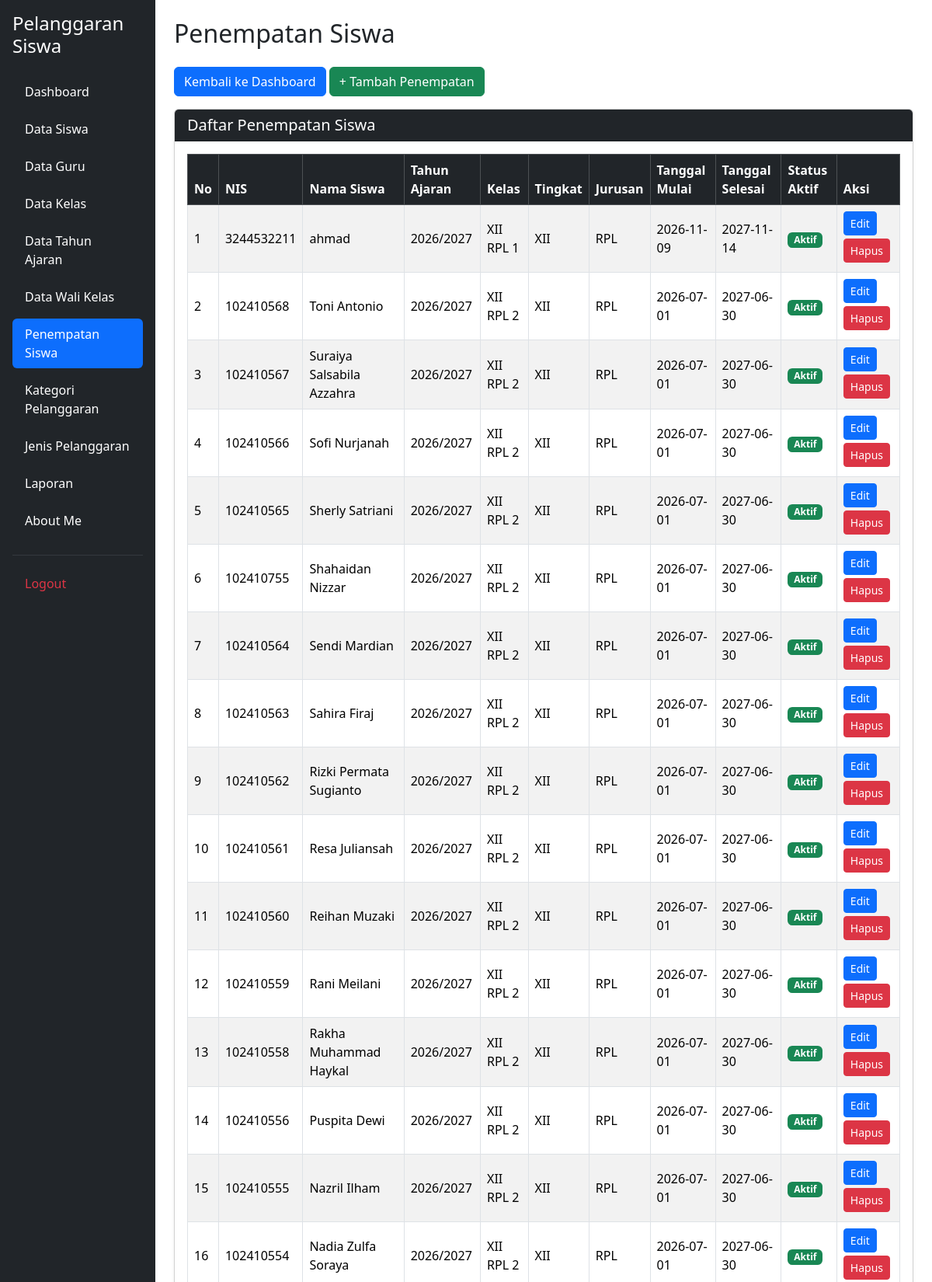
/penempatan_siswa.php (signed in, upper part), run on the app's committed database.
### tables this page shows
CREATE TABLE `t_kelas_siswa` (
  `id` int(11) NOT NULL,
  `siswa_id` int(11) DEFAULT NULL,
  `tahun_ajaran_id` int(11) DEFAULT NULL,
  `kelas_id` int(11) DEFAULT NULL,
  `tanggal_mulai` date NOT NULL,
  `tanggal_selesai` date NOT NULL,
  `status_aktif` tinyint(1) NOT NULL,
  `created_at` timestamp NOT NULL DEFAULT current_timestamp(),
  `updated_at` timestamp NOT NULL DEFAULT current_timestamp()
);

CREATE TABLE `t_siswa` (
  `id` int(11) NOT NULL,
  `nis` varchar(10) DEFAULT NULL,
  `nisn` varchar(10) NOT NULL,
  `nama` varchar(150) DEFAULT NULL,
  `jenis_kelamin` char(1) NOT NULL,
  `tanggal_lahir` date NOT NULL,
  `alamat` text NOT NULL,
  `status_aktif` tinyint(1) NOT NULL,
  `created_at` timestamp NOT NULL DEFAULT current_timestamp(),
  `updated_at` timestamp NOT NULL DEFAULT current_timestamp()
);

CREATE TABLE `t_tahun_ajaran` (
  `id` int(11) NOT NULL,
  `nama` varchar(20) DEFAULT NULL,
  `tanggal_mulai` date NOT NULL,
  `tanggal_selesai` date NOT NULL,
  `status_aktif` tinyint(1) NOT NULL,
  `created_at` timestamp NOT NULL DEFAULT current_timestamp(),
  `updated_at` timestamp NOT NULL DEFAULT current_timestamp()
);

CREATE TABLE `t_kelas` (
  `id` int(11) NOT NULL,
  `nama` varchar(100) DEFAULT NULL,
  `tingkat` varchar(20) NOT NULL,
  `jurusan` varchar(100) NOT NULL,
  `status_aktif` tinyint(1) NOT NULL,
  `created_at` timestamp NOT NULL DEFAULT current_timestamp(),
  `updated_at` timestamp NOT NULL DEFAULT current_timestamp()
);

### penempatan_siswa.php (the view, shortened to what this page needs)
<?php
include 'config/koneksi.php';
$sql = "SELECT
            ks.id,
            s.id AS siswa_id,
            s.nis,
            s.nama AS nama_siswa,
            s.status_aktif AS status_siswa,
            ta.nama AS tahun_ajaran,
            k.nama AS nama_kelas,
            k.tingkat,
            k.jurusan,
            ks.tanggal_mulai,
            ks.tanggal_selesai,
            CASE
                WHEN s.status_aktif = 0 THEN 0
                ELSE ks.status_aktif
            END AS status_aktif
        FROM t_kelas_siswa ks
        LEFT JOIN t_siswa s
            ON ks.siswa_id = s.id
        LEFT JOIN t_tahun_ajaran ta
            ON ks.tahun_ajaran_id = ta.id
        LEFT JOIN t_kelas k
            ON ks.kelas_id = k.id
        ORDER BY ks.id DESC";
$hasil = mysqli_query($koneksi, $sql);
?>
<!DOCTYPE html>
<html lang="id">
<head>
    <link href="https://cdn.jsdelivr.net/npm/bootstrap@5.3.8/dist/css/bootstrap.min.css" rel="stylesheet">
    <link href="https://cdn.datatables.net/2.3.4/css/dataTables.bootstrap5.min.css" rel="stylesheet">
</head>
<body>
<div class="container-fluid">
    <div class="row">
        <?php include 'layout/sidebar.php'; ?>
        <main class="col-md-9 col-lg-10 p-4">
            <h2 class="mb-4">Penempatan Siswa</h2>
            <div class="mb-3">
                <a href="dashboard.php" class="btn btn-primary">
                    Kembali ke Dashboard
                </a>
                <a href="tambah_penempatan_siswa.php" class="btn btn-success">
                    + Tambah Penempatan
                </a>
            </div>
            <div class="card shadow-sm">
                <div class="card-header bg-dark text-white">
                    <h5 class="mb-0">Daftar Penempatan Siswa</h5>
                </div>
                <div class="card-body table-responsive">
                    <table id="tabelPenempatan"
                           class="table table-bordered table-striped table-hover align-middle">
                        <thead class="table-dark">
                            <tr>
                                <th>No</th>
                                <th>NIS</th>
                                <th>Nama Siswa</th>
                                <th>Tahun Ajaran</th>
                                <th>Kelas</th>
                                <th>Tingkat</th>
                                <th>Jurusan</th>
                                <th>Tanggal Mulai</th>
                                <th>Tanggal Selesai</th>
                                <th>Status Aktif</th>
                                <th>Aksi</th>
                            </tr>
                        </thead>
                        <tbody>
                        <?php
                        $no = 1;
                        while ($row = mysqli_fetch_assoc($hasil)) {
                        ?>
                            <tr>
                                <td><?= $no++; ?></td>
                                <td><?= htmlspecialchars($row['nis'] ?? '-'); ?></td>
                                <td><?= htmlspecialchars($row['nama_siswa'] ?? '-'); ?></td>
                                <td><?= htmlspecialchars($row['tahun_ajaran'] ?? '-'); ?></td>
                                <td><?= htmlspecialchars($row['nama_kelas'] ?? '-'); ?></td>
                                <td><?= htmlspecialchars($row['tingkat'] ?? '-'); ?></td>
                                <td><?= htmlspecialchars($row['jurusan'] ?? '-'); ?></td>
                                <td><?= htmlspecialchars($row['tanggal_mulai'] ?? '-'); ?></td>
                                <td><?= htmlspecialchars($row['tanggal_selesai'] ?? '-'); ?></td>
                                <td>
                                    <?php if ((int)$row['status_aktif'] === 1) { ?>
                                        <span class="badge bg-success">
                                            Aktif
                                        </span>
                                    <?php } else { ?>
                                        <span class="badge bg-danger">
                                            Tidak Aktif
                                        </span>
                                    <?php } ?>
                                </td>
                                <td>
                                    <a href="edit_penempatan_siswa.php?id=<?= (int)$row['id']; ?>"
                                       class="btn btn-primary btn-sm mb-1">
                                        Edit
                                    </a>
                                    <a href="hapus_penempatan_siswa.php?id=<?= (int)$row['id']; ?>"
                                       class="btn btn-danger btn-sm mb-1"
                                       onclick="return confirm('Yakin ingin menghapus penempatan siswa ini?')">
                                        Hapus
                                    </a>
                                </td>
                            </tr>
                        <?php } ?>
                        </tbody>
                    </table>
                </div>
            </div>
        </main>
    </div>
</div>
</body>
</html>

### data on the page
t_kelas_siswa: siswa.nis "3244532211", siswa.nama "ahmad", tahun_ajaran.nama "2026/2027", kelas.nama "XII RPL 1", kelas.tingkat "XII", kelas.jurusan "RPL", tanggal_mulai "2026-11-09", tanggal_selesai "2027-11-14"
t_kelas_siswa: siswa.nis "102410568", siswa.nama "Toni Antonio", tahun_ajaran.nama "2026/2027", kelas.nama "XII RPL 2", kelas.tingkat "XII", kelas.jurusan "RPL", tanggal_mulai "2026-07-01", tanggal_selesai "2027-06-30"
t_kelas_siswa: siswa.nis "102410567", siswa.nama "Suraiya Salsabila Azzahra", tahun_ajaran.nama "2026/2027", kelas.nama "XII RPL 2", kelas.tingkat "XII", kelas.jurusan "RPL", tanggal_mulai "2026-07-01", tanggal_selesai "2027-06-30"
t_kelas_siswa: siswa.nis "102410566", siswa.nama "Sofi Nurjanah", tahun_ajaran.nama "2026/2027", kelas.nama "XII RPL 2", kelas.tingkat "XII", kelas.jurusan "RPL", tanggal_mulai "2026-07-01", tanggal_selesai "2027-06-30"
t_kelas_siswa: siswa.nis "102410565", siswa.nama "Sherly Satriani", tahun_ajaran.nama "2026/2027", kelas.nama "XII RPL 2", kelas.tingkat "XII", kelas.jurusan "RPL", tanggal_mulai "2026-07-01", tanggal_selesai "2027-06-30"
t_kelas_siswa: siswa.nis "102410755", siswa.nama "Shahaidan Nizzar", tahun_ajaran.nama "2026/2027", kelas.nama "XII RPL 2", kelas.tingkat "XII", kelas.jurusan "RPL", tanggal_mulai "2026-07-01", tanggal_selesai "2027-06-30"
t_kelas_siswa: siswa.nis "102410564", siswa.nama "Sendi Mardian", tahun_ajaran.nama "2026/2027", kelas.nama "XII RPL 2", kelas.tingkat "XII", kelas.jurusan "RPL", tanggal_mulai "2026-07-01", tanggal_selesai "2027-06-30"
t_kelas_siswa: siswa.nis "102410563", siswa.nama "Sahira Firaj", tahun_ajaran.nama "2026/2027", kelas.nama "XII RPL 2", kelas.tingkat "XII", kelas.jurusan "RPL", tanggal_mulai "2026-07-01", tanggal_selesai "2027-06-30"
t_kelas_siswa: siswa.nis "102410562", siswa.nama "Rizki Permata Sugianto", tahun_ajaran.nama "2026/2027", kelas.nama "XII RPL 2", kelas.tingkat "XII", kelas.jurusan "RPL", tanggal_mulai "2026-07-01", tanggal_selesai "2027-06-30"
t_kelas_siswa: siswa.nis "102410561", siswa.nama "Resa Juliansah", tahun_ajaran.nama "2026/2027", kelas.nama "XII RPL 2", kelas.tingkat "XII", kelas.jurusan "RPL", tanggal_mulai "2026-07-01", tanggal_selesai "2027-06-30"
t_kelas_siswa: siswa.nis "102410560", siswa.nama "Reihan Muzaki", tahun_ajaran.nama "2026/2027", kelas.nama "XII RPL 2", kelas.tingkat "XII", kelas.jurusan "RPL", tanggal_mulai "2026-07-01", tanggal_selesai "2027-06-30"
t_kelas_siswa: siswa.nis "102410559", siswa.nama "Rani Meilani", tahun_ajaran.nama "2026/2027", kelas.nama "XII RPL 2", kelas.tingkat "XII", kelas.jurusan "RPL", tanggal_mulai "2026-07-01", tanggal_selesai "2027-06-30"
t_kelas_siswa: siswa.nis "102410558", siswa.nama "Rakha Muhammad Haykal", tahun_ajaran.nama "2026/2027", kelas.nama "XII RPL 2", kelas.tingkat "XII", kelas.jurusan "RPL", tanggal_mulai "2026-07-01", tanggal_selesai "2027-06-30"
t_kelas_siswa: siswa.nis "102410556", siswa.nama "Puspita Dewi", tahun_ajaran.nama "2026/2027", kelas.nama "XII RPL 2", kelas.tingkat "XII", kelas.jurusan "RPL", tanggal_mulai "2026-07-01", tanggal_selesai "2027-06-30"
t_kelas_siswa: siswa.nis "102410555", siswa.nama "Nazril Ilham", tahun_ajaran.nama "2026/2027", kelas.nama "XII RPL 2", kelas.tingkat "XII", kelas.jurusan "RPL", tanggal_mulai "2026-07-01", tanggal_selesai "2027-06-30"
t_kelas_siswa: siswa.nis "102410554", siswa.nama "Nadia Zulfa Soraya", tahun_ajaran.nama "2026/2027", kelas.nama "XII RPL 2", kelas.tingkat "XII", kelas.jurusan "RPL", tanggal_mulai "2026-07-01", tanggal_selesai "2027-06-30"
